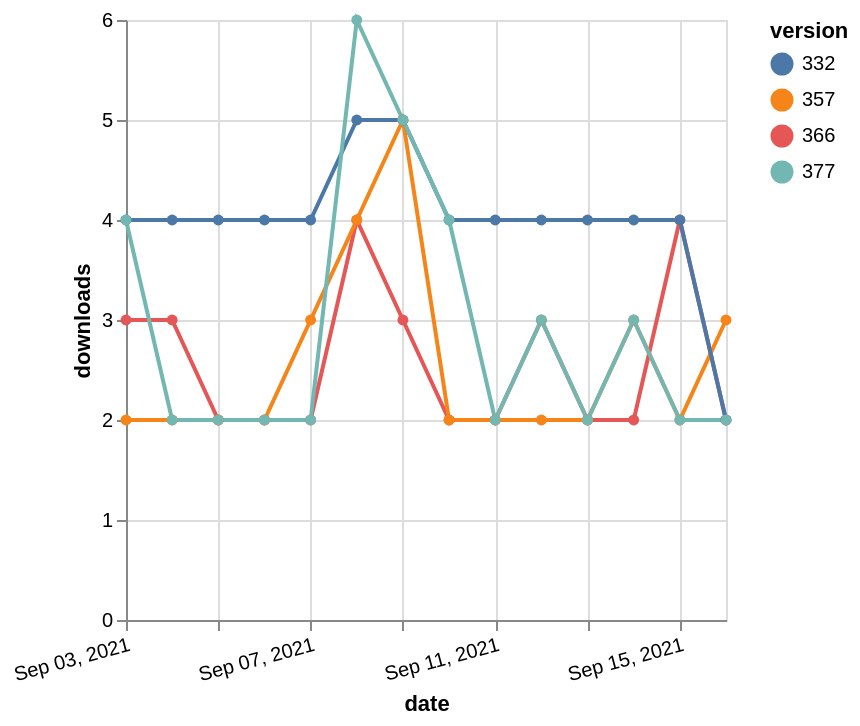

This figure's Vega-Lite source:
### Vega-Lite specification from a JSON file in a GitHub repository (floating-point values rounded to 4 significant figures)
{"$schema": "https://vega.github.io/schema/vega-lite/v5.json", "description": "A simple bar chart with embedded data.", "data": {"values": [{"date": "2021-09-03", "total": 2508, "delta": 3, "version": "366"}, {"date": "2021-09-04", "total": 2511, "delta": 3, "version": "366"}, {"date": "2021-09-05", "total": 2513, "delta": 2, "version": "366"}, {"date": "2021-09-06", "total": 2515, "delta": 2, "version": "366"}, {"date": "2021-09-07", "total": 2517, "delta": 2, "version": "366"}, {"date": "2021-09-08", "total": 2521, "delta": 4, "version": "366"}, {"date": "2021-09-09", "total": 2524, "delta": 3, "version": "366"}, {"date": "2021-09-10", "total": 2526, "delta": 2, "version": "366"}, {"date": "2021-09-11", "total": 2528, "delta": 2, "version": "366"}, {"date": "2021-09-12", "total": 2531, "delta": 3, "version": "366"}, {"date": "2021-09-13", "total": 2533, "delta": 2, "version": "366"}, {"date": "2021-09-14", "total": 2535, "delta": 2, "version": "366"}, {"date": "2021-09-15", "total": 2539, "delta": 4, "version": "366"}, {"date": "2021-09-16", "total": 2541, "delta": 2, "version": "366"}, {"date": "2021-09-03", "total": 3393, "delta": 2, "version": "357"}, {"date": "2021-09-04", "total": 3395, "delta": 2, "version": "357"}, {"date": "2021-09-05", "total": 3397, "delta": 2, "version": "357"}, {"date": "2021-09-06", "total": 3399, "delta": 2, "version": "357"}, {"date": "2021-09-07", "total": 3402, "delta": 3, "version": "357"}, {"date": "2021-09-08", "total": 3406, "delta": 4, "version": "357"}, {"date": "2021-09-09", "total": 3411, "delta": 5, "version": "357"}, {"date": "2021-09-10", "total": 3413, "delta": 2, "version": "357"}, {"date": "2021-09-11", "total": 3415, "delta": 2, "version": "357"}, {"date": "2021-09-12", "total": 3417, "delta": 2, "version": "357"}, {"date": "2021-09-13", "total": 3419, "delta": 2, "version": "357"}, {"date": "2021-09-14", "total": 3422, "delta": 3, "version": "357"}, {"date": "2021-09-15", "total": 3424, "delta": 2, "version": "357"}, {"date": "2021-09-16", "total": 3427, "delta": 3, "version": "357"}, {"date": "2021-09-03", "total": 5005, "delta": 4, "version": "332"}, {"date": "2021-09-04", "total": 5009, "delta": 4, "version": "332"}, {"date": "2021-09-05", "total": 5013, "delta": 4, "version": "332"}, {"date": "2021-09-06", "total": 5017, "delta": 4, "version": "332"}, {"date": "2021-09-07", "total": 5021, "delta": 4, "version": "332"}, {"date": "2021-09-08", "total": 5026, "delta": 5, "version": "332"}, {"date": "2021-09-09", "total": 5031, "delta": 5, "version": "332"}, {"date": "2021-09-10", "total": 5035, "delta": 4, "version": "332"}, {"date": "2021-09-11", "total": 5039, "delta": 4, "version": "332"}, {"date": "2021-09-12", "total": 5043, "delta": 4, "version": "332"}, {"date": "2021-09-13", "total": 5047, "delta": 4, "version": "332"}, {"date": "2021-09-14", "total": 5051, "delta": 4, "version": "332"}, {"date": "2021-09-15", "total": 5055, "delta": 4, "version": "332"}, {"date": "2021-09-16", "total": 5057, "delta": 2, "version": "332"}, {"date": "2021-09-03", "total": 2585, "delta": 4, "version": "377"}, {"date": "2021-09-04", "total": 2587, "delta": 2, "version": "377"}, {"date": "2021-09-05", "total": 2589, "delta": 2, "version": "377"}, {"date": "2021-09-06", "total": 2591, "delta": 2, "version": "377"}, {"date": "2021-09-07", "total": 2593, "delta": 2, "version": "377"}, {"date": "2021-09-08", "total": 2599, "delta": 6, "version": "377"}, {"date": "2021-09-09", "total": 2604, "delta": 5, "version": "377"}, {"date": "2021-09-10", "total": 2608, "delta": 4, "version": "377"}, {"date": "2021-09-11", "total": 2610, "delta": 2, "version": "377"}, {"date": "2021-09-12", "total": 2613, "delta": 3, "version": "377"}, {"date": "2021-09-13", "total": 2615, "delta": 2, "version": "377"}, {"date": "2021-09-14", "total": 2618, "delta": 3, "version": "377"}, {"date": "2021-09-15", "total": 2620, "delta": 2, "version": "377"}, {"date": "2021-09-16", "total": 2622, "delta": 2, "version": "377"}]}, "width": "container", "mark": {"type": "line", "point": {"filled": true}}, "encoding": {"x": {"field": "date", "type": "temporal", "timeUnit": "yearmonthdate", "title": "date", "axis": {"labelAngle": -15}}, "y": {"field": "delta", "type": "quantitative", "title": "downloads"}, "color": {"field": "version", "type": "nominal"}, "tooltip": {"field": "delta"}}}
